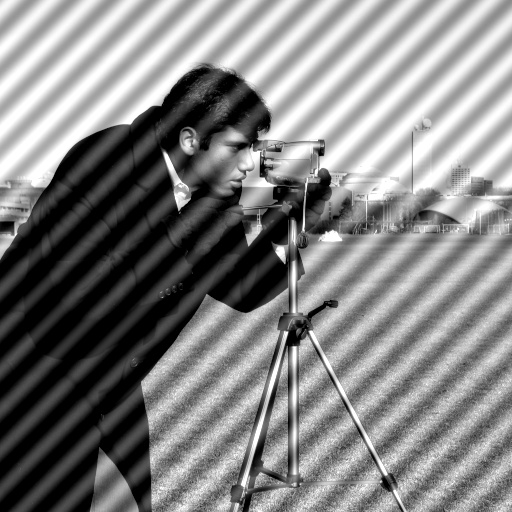
#> input picture periodic_noise.jpg, 512 x 512 px
$ jupyter execute lab2.ipynb
#> lines starting #> are read from the running program, lines starting #| are printed output that depends on the picture; after the words box and inside, x2 and y2 are one past the last pixel; in counts of white or black regions, pixels touching at a corner belong together
[cell 1]
# %pip install cv2

# CC3182 – Visión por Computadora
# Laboratorio 2

Link del respositorio: https://github.com/Czar272/lab2_VxC.git

## Integrantes:
 - Francis Aguilar
 - César Lopez
 - Jose Marchena

[cell 2]
import cv2
import numpy as np
import matplotlib.pyplot as plt

plt.rcParams['figure.figsize'] = (6,6)

# Task 1

Usted trabaja para una empresa de imágenes satelitales. Una de las cámaras en órbita tiene una
interferencia electrónica que genera un ruido sinusoidal (patrón de rayas diagonales) sobre las fotografías
de la superficie terrestre. Los filtros espaciales tradicionales (Gaussian Blur) destruyen los detalles
geográficos necesarios. Por ello usted ha decido idear una solución tomando como base fotografías que
tiene a mano con el mismo problema previo a implementar la solución real. Con esto en mente, realice:

1. Cargue la imagen periodic_noise.jpg en escala de grises.
2. Calcule la Transformada Discreta de Fourier (DFT) y desplace el componente de frecuencia cero al
centro.
3. Muestre el Espectro de Magnitud en escala logarítmica.
4. Identifique visualmente los "picos" de energía que no corresponden a la información natural de la
imagen (puntos brillantes fuera del centro).
5. Cree una máscara (Notch Filter) que bloquee específicamente esas frecuencias parásitas
(haciéndolas cero), pero preserve el resto del espectro, incluyendo el componente DC.
6. Aplique la Transformada Inversa (IDFT) para recuperar la imagen espacial.

[cell 3]
img = cv2.imread('periodic_noise.jpg', cv2.IMREAD_GRAYSCALE)
#> img is the input picture: shape (512, 512); min 0, max 255, mean 130.2

plt.imshow(img, cmap='gray')
plt.title('Imagen original con ruido periódico')
plt.axis('off')

[cell 4]
fft = np.fft.fft2(img)
fft_shift = np.fft.fftshift(fft)

[cell 5]
magnitude_spectrum = 20 * np.log(np.abs(fft_shift) + 1)
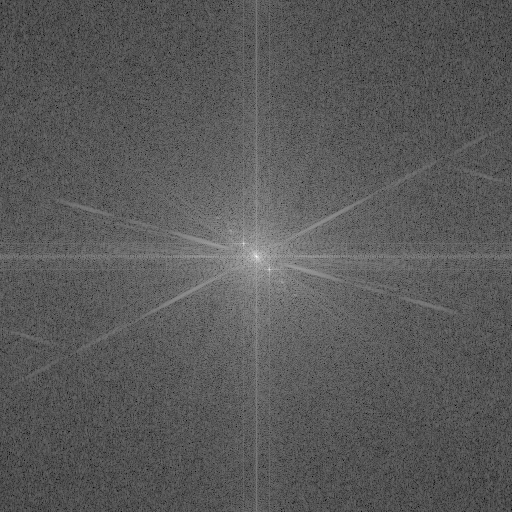
#> magnitude_spectrum: shape (512, 512) float64; min 66.64, max 346.9, mean 165.3; drawn with min black and max white

plt.imshow(magnitude_spectrum, cmap='gray')
plt.title('Espectro de magnitud (escala logarítmica)')
plt.axis('off')

En el espectro de magnitud se observa un componente brillante central, correspondiente al componente DC de la imagen.
Adicionalmente, aparecen varios puntos brillantes fuera del centro, dispuestos en pares simétricos con respecto al origen del espectro.

Estos picos no corresponden a la información natural de la imagen, sino que son característicos de un ruido periódico de tipo sinusoidal en el dominio espacial.
La simetría de estos picos es una consecuencia directa de la Transformada de Fourier de una señal real.

Por lo tanto, estas frecuencias pueden ser identificadas como componentes parásitas responsables del patrón de rayas diagonales observado en la imagen original.

[cell 6]
plt.imshow(magnitude_spectrum, cmap='gray')
plt.scatter([150, 350], [200, 300], c='red', s=50)
plt.title('Picos de ruido identificados manualmente')
plt.axis('off')
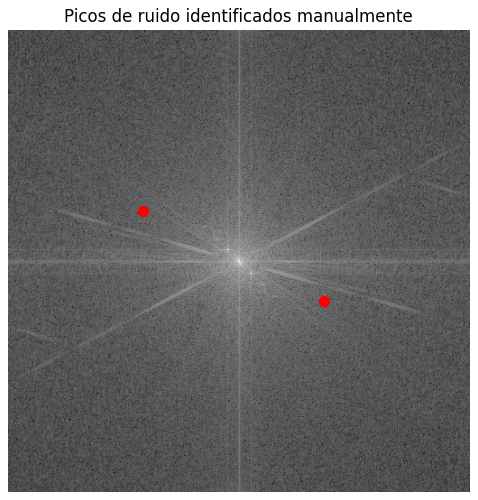
#> figure drawn by matplotlib, 1 panel

[cell 7]
rows, cols = img.shape
#> rows = 512; cols = 512
crow, ccol = rows // 2, cols // 2
#> crow = 256; ccol = 256

mask = np.ones((rows, cols), np.uint8)

offset = 60
size = 6

mask[crow-offset:crow-offset+size, ccol-offset:ccol-offset+size] = 0
mask[crow+offset:crow+offset+size, ccol+offset:ccol+offset+size] = 0

mask[crow-offset:crow-offset+size, ccol+offset:ccol+offset+size] = 0
mask[crow+offset:crow+offset+size, ccol-offset:ccol-offset+size] = 0

plt.imshow(mask, cmap='gray')
plt.title('Máscara Notch Filter')
plt.axis('off')
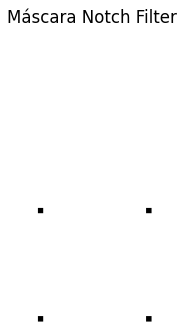
#> figure drawn by matplotlib, 1 panel

[cell 8]
filtered_fft = fft_shift * mask

# Inversa
ifft_shift = np.fft.ifftshift(filtered_fft)
img_filtered = np.fft.ifft2(ifft_shift)
img_filtered = np.abs(img_filtered)

plt.imshow(img_filtered, cmap='gray')
plt.title('Imagen reconstruida tras Notch Filter')
plt.axis('off')

# Task 2
Está desarrollando un sistema biométrico de seguridad. El sensor de huellas dactilares está sucio y
produce imágenes binarias con dos tipos de defectos:
1. Pequeños puntos blancos en los valles negros de la huella (Ruido Sal)
2. Las “crestas” de la huella tienen pequeñas roturas que impiden que el algoritmo de matching
funcione (grietas).
Con esto en mente realice:

Con esto en mente realice:
1. Cargue la imagen fingerprint_noisy.png. Asegúrese de que sea binaria.
2. Aplique una operación morfológica para eliminar el ruido blanco sin destruir las crestas de la
huella. (Seleccione entre Erosión, Dilatación, Apertura o Cierre).
3. Aplique una segunda operación secuencial para conectar las grietas en las crestas de la huella.
4. Muestre la imagen original, la imagen tras el paso 2, y la imagen final.

[cell 9]
import cv2
import matplotlib.pyplot as plt

img = cv2.imread('fingerprint_noisy.png', cv2.IMREAD_GRAYSCALE)
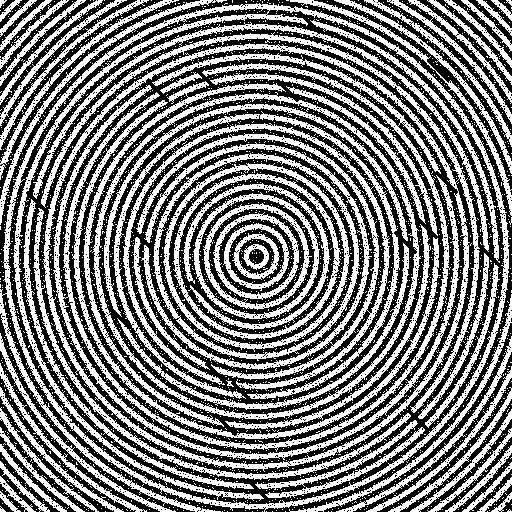
#> input picture fingerprint_noisy.png, 512 x 512 px
#> img: shape (512, 512); 49.2% white; 3273 white regions (3200 under 20 px), largest, box (x1, y1, x2, y2) and area: (113, 111, 400, 399) 14240, (0, 3, 510, 512) 13003, (53, 53, 460, 460) 11482
_, img_bin = cv2.threshold(img, 127, 255, cv2.THRESH_BINARY) # esto asegura que sea binaria

# Elemento estructurante
kernel = cv2.getStructuringElement(cv2.MORPH_ELLIPSE, (3,3))

# Apertura (elimina ruido sal)
img_open = cv2.morphologyEx(img_bin, cv2.MORPH_OPEN, kernel)
#> img_open: shape (512, 512); 42.4% white; 239 white regions (13 under 20 px), largest, box (x1, y1, x2, y2) and area: (43, 132, 451, 470) 3139, (175, 133, 379, 380) 2249, (104, 104, 408, 314) 2188

# Cierre (conecta grietas)
img_final = cv2.morphologyEx(img_open, cv2.MORPH_CLOSE, kernel)
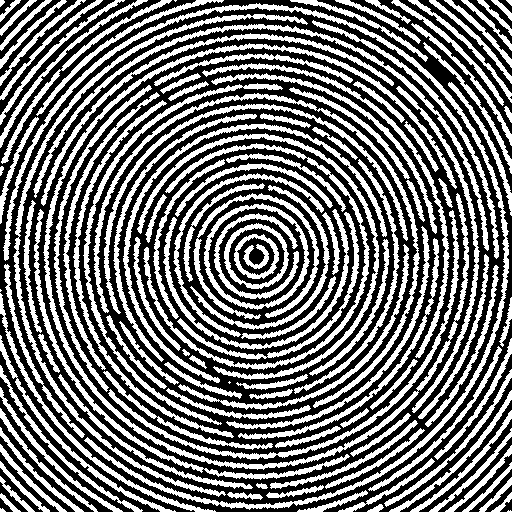
#> img_final: shape (512, 512); 44.4% white; 135 white regions (5 under 20 px), largest, box (x1, y1, x2, y2) and area: (3, 3, 509, 510) 6257, (43, 43, 469, 470) 5968, (13, 14, 308, 497) 3488

# Mostrar resultados
plt.figure(figsize=(12,4))

plt.subplot(1,3,1)
plt.imshow(img_bin, cmap='gray')
plt.title('Imagen original')
plt.axis('off')

plt.subplot(1,3,2)
plt.imshow(img_open, cmap='gray')
plt.title('Después de apertura')
plt.axis('off')

plt.subplot(1,3,3)
plt.imshow(img_final, cmap='gray')
plt.title('Imagen final')
plt.axis('off')

plt.show()

# Task 3

Una fábrica textil necesita detectar rasgaduras en telas de mezclilla (denim) automáticamente. El problema es que la tela tiene una textura natural fuerte (patrón repetitivo) que confunde a los detectores de bordes simples (Canny), detectando el tejido como si fuera un defecto. Por ello se le pide que usted diseñe un pipeline híbrido que combine Fourier y Morfología para aislar solamente la rasgadura. Para ello comienza por probar su solución en una imagen que tiene a mano

Con esto en mente, realice:
1. Utilice Fourier para analizar la textura repetitiva de la tela. Diseñe un filtro que elimine las
frecuencias altas/repetitivas del tejido, dejando una imagen "suavizada" donde solo resalte la
anomalía (la rasgadura) y la iluminación global. (Supresión de Textura)
a. Hint: ¿Qué pasa si eliminamos las frecuencias altas periféricas o específicas?

[cell 10]
import cv2
import numpy as np
import matplotlib.pyplot as plt

[cell 11]
img = cv2.imread('textile_defect.jpg', cv2.IMREAD_GRAYSCALE)
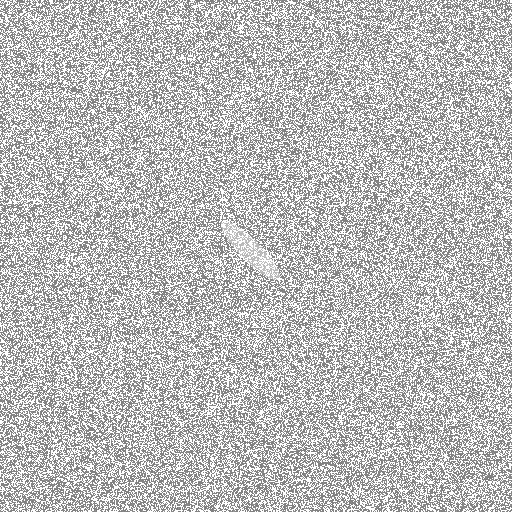
#> input picture textile_defect.jpg, 512 x 512 px
#> img is the input picture: shape (512, 512); min 117, max 255, mean 188.3

plt.imshow(img, cmap='gray')
plt.title('Imagen original con ruido natural')
plt.axis('off')

[cell 12]
# Transformada
transform = np.fft.fft2(img)
# Shift (centra)
shifted = np.fft.fftshift(transform)

# Mascara
rows, cols = img.shape
crow, ccol = rows // 2, cols // 2
mask = np.zeros((rows, cols), np.uint8)
radius = 10
cv2.circle(mask, (ccol, crow), radius, 1, -1)
#> mask: shape (512, 512); values 0 (black) and 1 (white), 0.12% white; 1 white region, box (x1, y1, x2, y2) and area: (246, 246, 267, 267) 317

# Frecuencias altas
high_freq = shifted * (1 - mask)
f_ishift = np.fft.ifftshift(high_freq) # inversa
noise_estimate = np.abs(np.fft.ifft2(f_ishift)) # valor absoluto
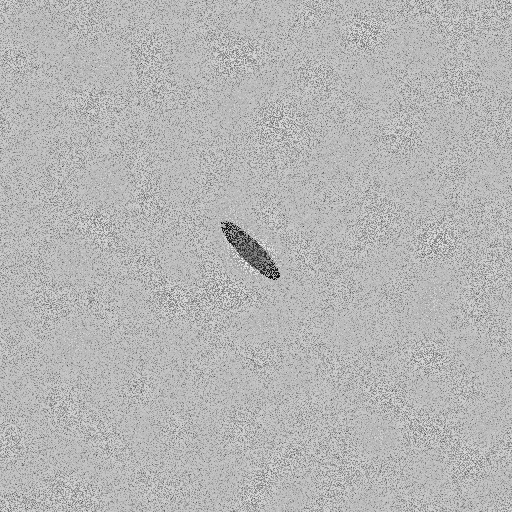
#> noise_estimate: shape (512, 512) float64; min 0.0553, max 84.85, mean 60.6; drawn with min black and max white

# Substraccion de altas frecuencias
denoised = img - noise_estimate
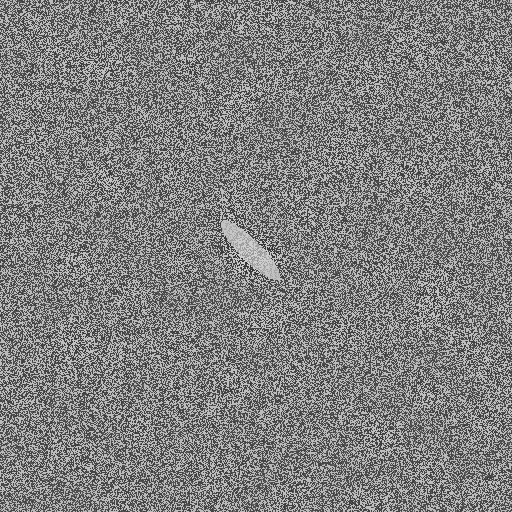
#> denoised: shape (512, 512) float64; min 38.15, max 212, mean 127.7
denoised = np.clip(denoised, 0, 255).astype(np.uint8)

fig, ax = plt.subplots(1,2, figsize=(15,5))
ax[0].imshow(img, cmap='gray')
ax[0].set_title("Original")
ax[0].set_axis_off()

ax[1].imshow(denoised, cmap='gray')
ax[1].set_title("- Frecuencias Altas")
ax[1].set_axis_off()

plt.show()

2. Aplique un umbralizado (thresholding) a la imagen resultante del paso 1 para obtener una máscara
binaria preliminar. (Segmentación)

[cell 13]
# Umbral automatico con cv2
_, bin_mask = cv2.threshold(
    denoised, 0, 255,
    cv2.THRESH_BINARY + cv2.THRESH_OTSU
)
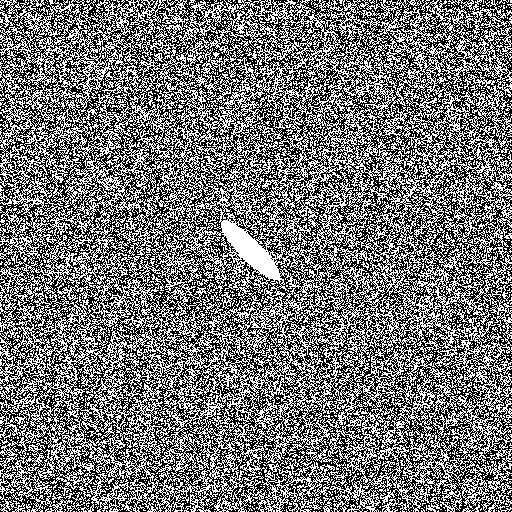
#> bin_mask: shape (512, 512); 46.3% white in thin lines or dots

fig, ax = plt.subplots(1,3, figsize=(15,5))

ax[0].imshow(img, cmap='gray')
ax[0].set_title("Original")
ax[0].set_axis_off()

ax[1].imshow(denoised, cmap='gray')
ax[1].set_title("- Frecuencias Altas")
ax[1].set_axis_off()

ax[2].imshow(bin_mask, cmap='gray')
ax[2].set_title("Mascara Binaria")
ax[2].set_axis_off()
plt.show()

3. La máscara seguramente tendrá ruido residual. Utilice operaciones morfológicas para limpiar la
máscara y dejar únicamente la silueta de la rasgadura. (Refinamiento)

[cell 14]
# Kernel con cv2
kernel = cv2.getStructuringElement(cv2.MORPH_ELLIPSE, (5, 5))
eroded = cv2.erode(bin_mask, kernel, iterations=1)
#> eroded: shape (512, 512); 0.4% white; 1 white region, box (x1, y1, x2, y2) and area: (223, 222, 278, 278) 1045
opened = cv2.morphologyEx(
    bin_mask,
    cv2.MORPH_OPEN,
    kernel
)
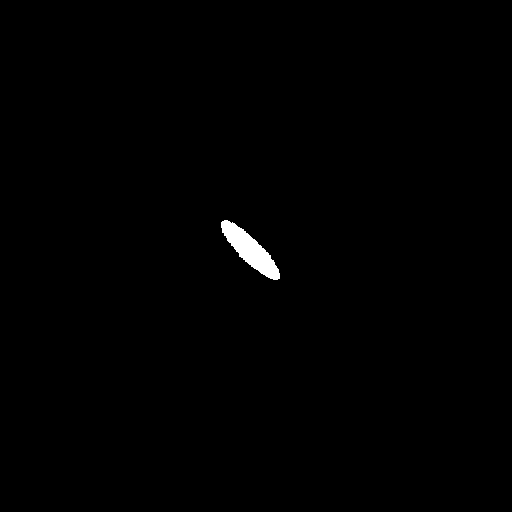
#> opened: shape (512, 512); 0.53% white; 1 white region, box (x1, y1, x2, y2) and area: (221, 220, 280, 280) 1399

# ax
fig, ax = plt.subplots(1,3, figsize=(15,5))

ax[0].imshow(img)
ax[0].set_title("Original")
ax[0].set_axis_off()

ax[1].imshow(eroded)
ax[1].set_title("Erosion")
ax[1].set_axis_off()

ax[2].imshow(opened)
ax[2].set_title("Open (Erosion -> dilatacion)")
ax[2].set_axis_off()


plt.show()
